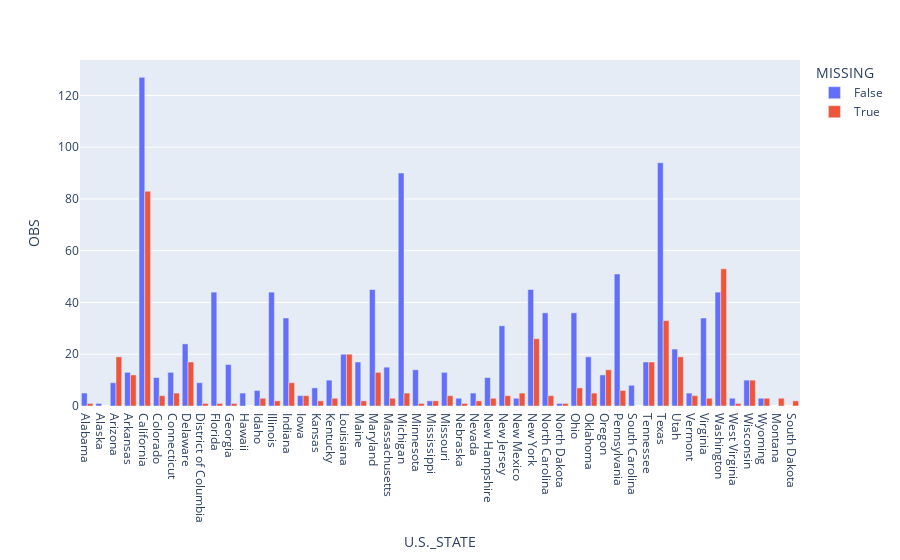

The notebook cell saved with this chart:
### Markdown cell above
### Distributions of US States, Missing vs Not for Customers Affected

### Code cell
mar_df = outage_cleaned.copy()
mar_df['MISSING'] = mar_df['CUSTOMERS.AFFECTED'].isna()
mar_df = mar_df.groupby(['U.S._STATE', 'MISSING'])['OBS'].count().reset_index()
px.bar(mar_df, x='U.S._STATE', y='OBS', color='MISSING', barmode="group")

### Figure 1 — Plotly figure (JSON) as saved in the notebook; plotly's stock layout.template omitted (floating-point values rounded to 4 significant figures)
{"data": [{"alignmentgroup": "True", "hovertemplate": "MISSING=False<br>U.S._STATE=%{x}<br>OBS=%{y}<extra></extra>", "legendgroup": "False", "marker": {"color": "#636efa", "pattern": {"shape": ""}}, "name": "False", "offsetgroup": "False", "orientation": "v", "showlegend": true, "textposition": "auto", "type": "bar", "x": ["Alabama", "Alaska", "Arizona", "Arkansas", "California", "Colorado", "Connecticut", "Delaware", "District of Columbia", "Florida", "Georgia", "Hawaii", "Idaho", "Illinois", "Indiana", "Iowa", "Kansas", "Kentucky", "Louisiana", "Maine", "Maryland", "Massachusetts", "Michigan", "Minnesota", "Mississippi", "Missouri", "Nebraska", "Nevada", "New Hampshire", "New Jersey", "New Mexico", "New York", "North Carolina", "North Dakota", "Ohio", "Oklahoma", "Oregon", "Pennsylvania", "South Carolina", "Tennessee", "Texas", "Utah", "Vermont", "Virginia", "Washington", "West Virginia", "Wisconsin", "Wyoming"], "xaxis": "x", "y": [5, 1, 9, 13, 127, 11, 13, 24, 9, 44, 16, 5, 6, 44, 34, 4, 7, 10, 20, 17, 45, 15, 90, 14, 2, 13, 3, 5, 11, 31, 3, 45, 36, 1, 36, 19, 12, 51, 8, 17, 94, 22, 5, 34, 44, 3, 10, 3], "yaxis": "y"}, {"alignmentgroup": "True", "hovertemplate": "MISSING=True<br>U.S._STATE=%{x}<br>OBS=%{y}<extra></extra>", "legendgroup": "True", "marker": {"color": "#EF553B", "pattern": {"shape": ""}}, "name": "True", "offsetgroup": "True", "orientation": "v", "showlegend": true, "textposition": "auto", "type": "bar", "x": ["Alabama", "Arizona", "Arkansas", "California", "Colorado", "Connecticut", "Delaware", "District of Columbia", "Florida", "Georgia", "Idaho", "Illinois", "Indiana", "Iowa", "Kansas", "Kentucky", "Louisiana", "Maine", "Maryland", "Massachusetts", "Michigan", "Minnesota", "Mississippi", "Missouri", "Montana", "Nebraska", "Nevada", "New Hampshire", "New Jersey", "New Mexico", "New York", "North Carolina", "North Dakota", "Ohio", "Oklahoma", "Oregon", "Pennsylvania", "South Dakota", "Tennessee", "Texas", "Utah", "Vermont", "Virginia", "Washington", "West Virginia", "Wisconsin", "Wyoming"], "xaxis": "x", "y": [1, 19, 12, 83, 4, 5, 17, 1, 1, 1, 3, 2, 9, 4, 2, 3, 20, 2, 13, 3, 5, 1, 2, 4, 3, 1, 2, 3, 4, 5, 26, 4, 1, 7, 5, 14, 6, 2, 17, 33, 19, 4, 3, 53, 1, 10, 3], "yaxis": "y"}], "layout": {"barmode": "group", "legend": {"title": {"text": "MISSING"}, "tracegroupgap": 0}, "margin": {"t": 60}, "xaxis": {"anchor": "y", "domain": [0, 1], "title": {"text": "U.S._STATE"}}, "yaxis": {"anchor": "x", "domain": [0, 1], "title": {"text": "OBS"}}}}
